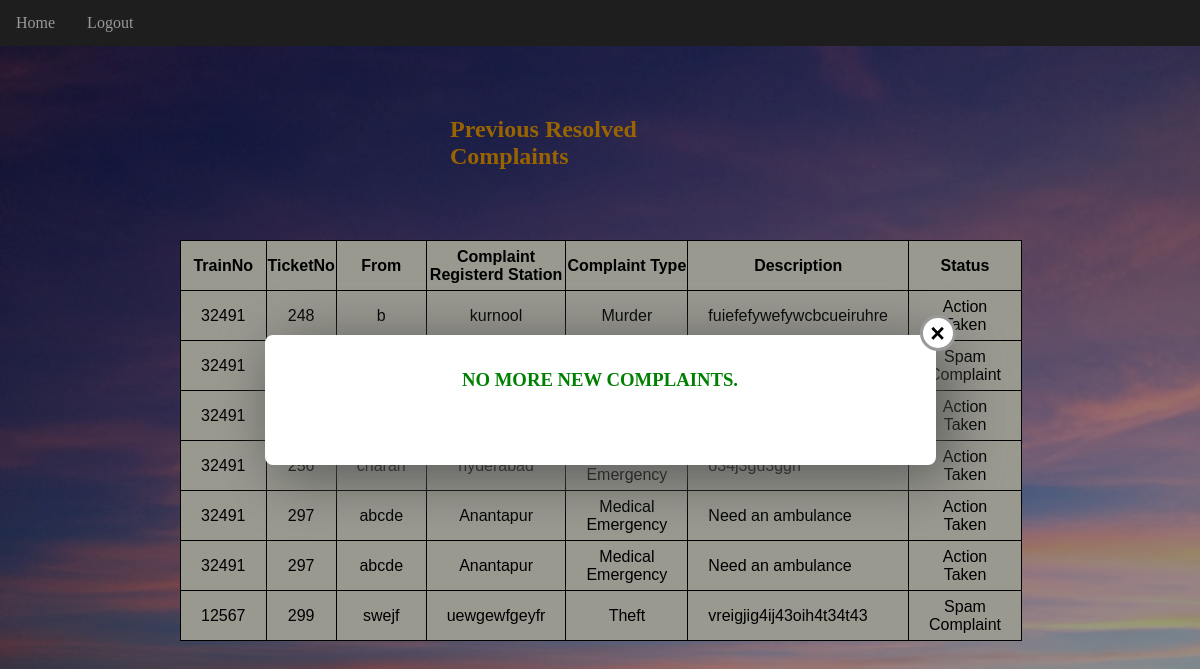
The page /railways/admin_complaints.php on the database its author committed.
### tables this page shows
CREATE TABLE `complaints` (
  `id` int(11) NOT NULL,
  `femail` varchar(50) NOT NULL,
  `trainid` varchar(20) NOT NULL,
  `ticketno` varchar(10) NOT NULL,
  `name` varchar(40) NOT NULL,
  `comtype` varchar(30) NOT NULL,
  `comstation` varchar(50) NOT NULL,
  `comdiscb` varchar(10000) NOT NULL,
  `cstatus` varchar(5) NOT NULL
);

### railways/admin_complaints.php (the view, shortened to what this page needs)
<html>
<head>
</head>
<ul>
    <li><a href="admin_index.html">Home</a></li>
    <li><a href="adminlogin.html">Logout</a></li>
</ul>
</html>
<?php
     $host = "localhost";
     $user = "id17109384_railways_user";
     $password ="Enterpassword@123";
     $db = "id17109384_railways";
     $conn=mysqli_connect($host,$user,$password,$db);
     if($res=mysqli_query($conn,"SELECT * FROM complaints WHERE cstatus='W'"))
     {
        if(mysqli_num_rows($res))
        {
            echo "<h1 style='margin-left:150px;color:red;'>New Complaints:</h1>";
            echo "<style>body{background-image:url('img/Sky2.jpg');background-position:absolute;background-size:cover;margin:0;}td{text-align:center;padding:0 20px;}th,td{border:none;}table,th,td {border: 1px solid black;border-collapse:collapse;font-family:Arial;margin: 100px 120px ;height:50px;}ul{list-style-type: none;margin: 0;padding: 0;overflow: hidden;background-color: #333;margin-top:0px;}li {float: left;}li a {display: block;color: white;text-align: center;padding: 14px 16px;text-decoration: none;}li a:hover:not(.active) {background-color: #111;}.active {background-color: #04AA6D;} input[type='submit']{background-color:#9CDDEC;} input[type='submit']:hover{cursor:pointer;}th{font-color:#7C4ED6;}</style>";
            echo "<table style='background-color:#FFFFF0;margin-top:10px;'><form action='admin_complaints1.php' method='POST'>";
            echo "<tr><th>Train Id</th><th>From</th><th>Complaint Registerd Station</th><th>Complaint Type</th><th>Description</th></tr>";
            $n=0;
            while($row=mysqli_fetch_array($res))
            {
                $n=$n+1;
                echo "<tr>";
                echo "<input type='hidden' name='id".htmlspecialchars($n)."' value=".$row["id"].">";
                echo "<td style='width: 100px;'><input type='hidden' name='train".htmlspecialchars($n)."' value=".$row["trainid"].">". $row['trainid'] . "</td>";
                echo "<td style='width: 100px;'><input type='hidden' name='tick".htmlspecialchars($n)."' value=".$row["ticketno"].">". $row['ticketno'] . "</td>";
                echo "<td style='width: 100px;'><input type='hidden' name='stage".htmlspecialchars($n)."' value=".$row["comstation"].">". $row['comstation'] . "</td>";
                echo "<td style='width: 100px;'>".$row['comtype']."</td>";
                echo "<td style='width: 250px;text-align:left;'>".$row['comdiscb']."</td>";
                echo "<td style='width: 100px;'><input type='submit' name='".htmlspecialchars($n)."' value='Take Action'></td>";
                echo "</tr>";
            }
        }
        else{
            echo "<h2 style='margin:70px 450px;color:orange;'>Previous Resolved Complaints</h2>";
           if( $res=mysqli_query($conn,"SELECT * FROM complaints "))
            {
             if(mysqli_num_rows($res))
            {
            echo "<table style='background-color:#FFFFF0;'><form action='admin_complaints1.php' method='POST'>";
            echo "<tr><th>TrainNo</th><th>TicketNo</th><th>From</th><th>Complaint Registerd Station</th><th>Complaint Type</th><th>Description</th><th>Status</th></tr>";
            while($row=mysqli_fetch_array($res))
            {
                echo "<tr>";
                echo "<td style='width: 100px;'>". $row['trainid'] . "</td>";
                echo "<td style='width: 100px;'>". $row['ticketno'] . "</td>";
                echo "<td style='width: 100px;'>". $row['name'] . "</td>";
                echo "<td style='width: 100px;'>". $row['comstation'] . "</td>";
                echo "<td style='width: 100px;'>".$row['comtype']."</td>";
                echo "<td style='width: 250px;text-align:left;'>".$row['comdiscb']."</td>";
                if($row['cstatus']=='S')
                {
                    echo "<td style='width: 250px;'>Spam Complaint</td>";
                }
                else{
                    echo "<td style='width: 250px;'>Action Taken</td>";
                }
                echo "</tr>";
            }
        }
    }
    }
}
?>

### railways/admin_complaints.php (style rules this page uses)
ul { list-style-type: none; margin: 0; padding: 0; overflow: hidden; background-color: #333; }
li { float: left; }
li a { display: block; color: white; text-align: center; padding: 14px 16px; text-decoration: none; }
td { text-align:center;padding:0 20px; }
th,td { border:none; }
table,th,td { border: 1px solid black;border-collapse:collapse;font-family:Arial;margin: 0px 180px ;height:50px; }
ul { list-style-type: none;margin: 0;padding: 0;overflow: hidden;background-color: #333;margin-top:0px; }
li a { display: block;color: white;text-align: center;padding: 14px 16px;text-decoration: none; }
th { font-color:#7C4ED6; }

### rows shown on the page
complaints: trainid "32491", ticketno "248", name "b", comstation "kurnool", comtype "Murder", comdiscb "fuiefefywefywcbcueiruhre", cstatus "Action Taken"
complaints: trainid "32491", cstatus "Spam Complaint"
complaints: trainid "32491", cstatus "Action Taken"
complaints: trainid "32491", ticketno "256", name "charan", comstation "hyderabad", comdiscb "o34j3gu3ggh", cstatus "Action Taken"
complaints: trainid "32491", ticketno "297", name "abcde", comstation "Anantapur", comtype "Medical Emergency", comdiscb "Need an ambulance", cstatus "Action Taken"
complaints: trainid "32491", ticketno "297", name "abcde", comstation "Anantapur", comtype "Medical Emergency", comdiscb "Need an ambulance", cstatus "Action Taken"
complaints: trainid "12567", ticketno "299", name "swejf", comstation "uewgewfgeyfr", comtype "Theft", comdiscb "vreigjig4ij43oih4t34t43", cstatus "Spam Complaint"
